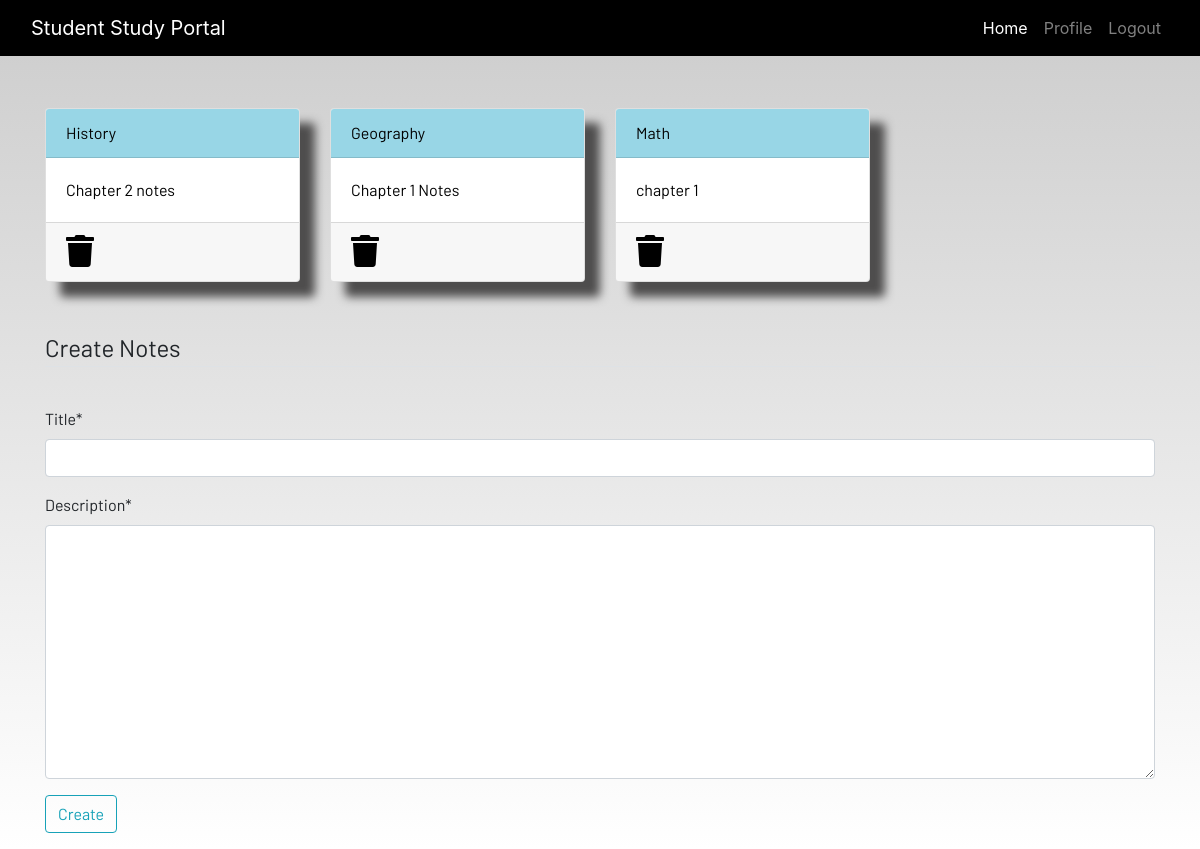
Screenshot of /notes/ (signed in) with the database file from the repository.
### dashboard/models.py (models this page shows, shortened)
class Notes(models.Model):
    user = models.ForeignKey(User, on_delete=models.CASCADE)
    title = models.CharField(max_length=200)
    description = models.TextField()
    class Meta:
        verbose_name = 'notes'
        verbose_name_plural = 'notes'

### dashboard/views.py (the view)
# urls.py: path('notes/', login_required(views.notes), name='notes'),
def notes(request):
    if request.method == 'POST':
        form = NotesForm(request.POST)
        if form.is_valid():
            Notes(user=request.user, title=form.cleaned_data.get('title'),
                  description=form.cleaned_data.get('description')).save()
            form = NotesForm()
            messages.success(
                request, f'Notes Added from {request.user.username} successfully')
            return HttpResponseRedirect('/notes/')
    else:
        form = NotesForm()
    notes = Notes.objects.filter(user=request.user)
    context = {
        'notes': notes,
        'form': form,
    }
    return render(request, 'dashboard/notes.html', context)

### dashboard/forms.py
class NotesForm(forms.ModelForm):
    class Meta:
        model = Notes
        fields = ['title', 'description']

### dashboard/templates/dashboard/notes.html (shortened to what this page needs)
{% extends 'dashboard/base.html' %} {% load static %} {% load crispy_forms_tags %} {% block content %}
<div class="container">
    <div class="row">
        {% for n in notes %}
        <div class="col-md-3 mt-1">
            <a href="{% url 'notes_detail' n.id %}">
                <div class="card">
                    <div class="card-header">{{ n.title }}</div>
                    <div class="card-body">{{ n.description|truncatewords:6 }}</div>
                    <div class="card-footer mt-auto">
                        <a href="{% url 'delete_note' n.id %}">
                            <i class="fa fa-trash fa-2x"></i
            ></a>
          </div>
        </div>
      </a>
    </div>
    {% endfor %}
    <br /><br />
  </div>
</div>
<br /><br />
<div class="container">
  <form method="POST">
    <fieldset class="form-group">
      <legend class="border-bottom mb-4">Create Notes</legend>
    </fieldset>
    {{ form|crispy }}
    <div class="form-group">
      <button class="btn btn-outline-info" type="submit">Create</button>
    </div>
  </form>
</div>
{% endblock content %}

### dashboard/templates/dashboard/base.html (shortened to what this page needs)
<!DOCTYPE html> {% load static %}
<html lang="en">
<head>
    <link rel="stylesheet" href="https://stackpath.bootstrapcdn.com/bootstrap/4.3.1/css/bootstrap.min.css" />
    <link rel="stylesheet" href="https://use.fontawesome.com/releases/v5.7.2/css/all.css" />
    <link rel="stylesheet" href="{% static 'css/main.css' %}" />
</head>
<body>
    <header>
        <nav class="navbar navbar-expand-lg navbar-dark bg-dark">
            <div class="container-fluid">
                <a class="navbar-brand" href="/">Student Study Portal</a>
                <div class="collapse navbar-collapse justify-content-end" id="navbarSupportedContent">
                    <ul class="navbar-nav mb-2 mb-lg-0">
                        <li class="nav-item">
                            <a class="nav-link active" aria-current="page" href="/">Home</a>
                        </li>
                        {% if request.user.is_authenticated %}
                        <li class="nav-item">
                            <a class="nav-link" href="{% url 'profile' %}">Profile</a>
                        </li>
                        <li class="nav-item">
                            <a class="nav-link" href="{% url 'logout' %}">Logout</a>
                        </li>
                        {% endif %}
                    </ul>
                </div>
            </div>
        </nav>
    </header>
    <br /><br />
    <main>
         {% block content %} {% endblock content %}
    </main>
</body>
</html>

### static/css/main.css (style rules this page uses)
html { scroll-behavior: smooth; height: 100%; width: 100%; }
main { font-family: Barlow, Quicksand, Rubik, sans-serif, serif, 'Times New Roman', Times, serif !important; }
.navbar { background-color: rgb(0, 0, 0) !important; }
.card { box-shadow: 15px 15px 10px rgb(78, 77, 77); }
a { text-decoration: none !important; color: black; }
.card-header { color: black !important; background: rgb(152, 214, 230) !important; transition: 0.3s ease-in; }
html, body { max-width: 100%; overflow-x: hidden; height: 100%; width: 100%; }
body { background: linear-gradient(rgba(0, 0, 0, 0.2), rgba(255, 255, 255, 0.5)); overflow-x: hidden; background-repeat: no-repeat; }
.card-header { background-color: rgb(133, 204, 231); }
.col-md-3 .card { width: 100%; height: 100%; }
.fa { color: black; }

### rows the page displays
Notes: title "History", description "Chapter 2 notes"
Notes: title "Geography", description "Chapter 1 Notes"
Notes: title "Math", description "chapter 1"
